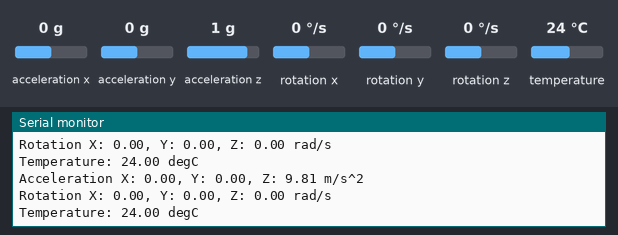
A sketch run on a simulated Arduino Leonardo, built with avr-gcc and run on an emulated ATmega32U4. On the bench: the last lines printed to the serial monitor. The test bench sets the inputs (shaded band); at power-on: acceleration x 0 g, acceleration y 0 g, acceleration z 1 g, rotation x 0 °/s, rotation y 0 °/s, rotation z 0 °/s, temperature 24 °C.

Above: at 1.3 s.
1.4 s: acceleration x set to -1.4 g
At 2.1 s:
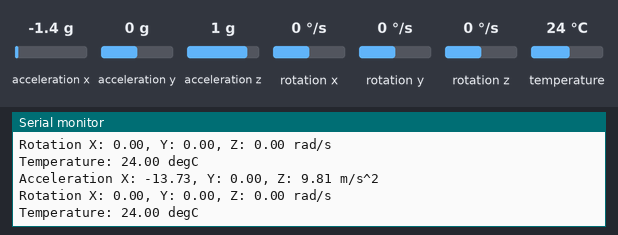
2.9 s: acceleration y set to -1.4 g
At 3.6 s:
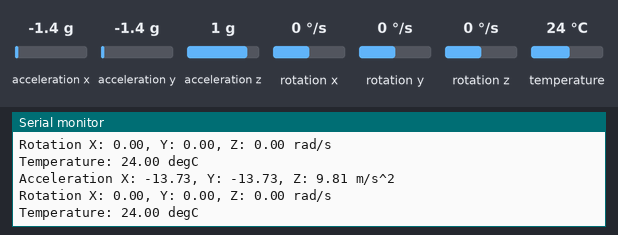
4.4 s: acceleration z set to -1.4 g
At 5.1 s:
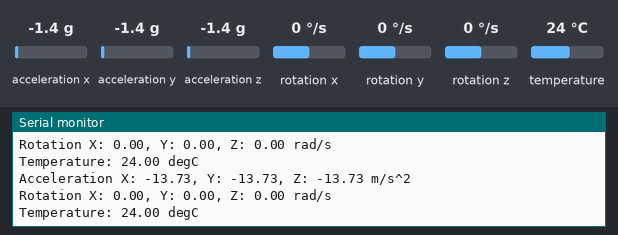
5.9 s: rotation x set to -192 °/s
At 6.6 s:
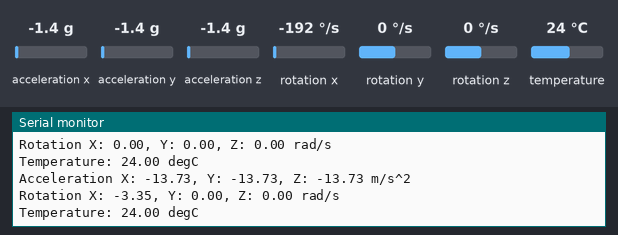
7.4 s: rotation y set to -192 °/s
At 8.1 s:
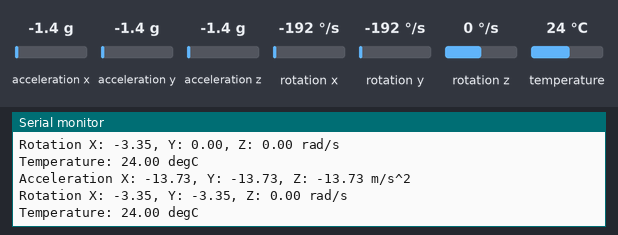

Measured:
- after the input at 1.4 s, the serial monitor: prints a new line after 0.24 s (image 1)
- after the input at 2.9 s, the serial monitor: prints a new line after 0.26 s (image 2)
- after the input at 4.4 s, the serial monitor: prints a new line after 0.28 s (image 3)
- after the input at 5.9 s, the serial monitor: prints a new line after 0.31 s (image 4)
- after the input at 7.4 s, the serial monitor: prints a new line after 0.33 s (image 5)

The sketch:

ESP32_MPU6050_Basic_Readings.ino
```cpp
// Basic demo for accelerometer readings from Adafruit MPU6050

#include <Adafruit_MPU6050.h>
#include <Adafruit_Sensor.h>
#include <Wire.h>

Adafruit_MPU6050 mpu;

void setup(void) {
  Serial.begin(115200);
  while (!Serial)
    delay(10); // will pause Zero, Leonardo, etc until serial console opens

  Serial.println("Adafruit MPU6050 test!");

  // Try to initialize!
  while (!mpu.begin()) {
    Serial.println("Failed to find MPU6050 chip");
    delay(10);
  }
  Serial.println("MPU6050 Found!");

  mpu.setAccelerometerRange(MPU6050_RANGE_8_G);
  Serial.print("Accelerometer range set to: ");
  switch (mpu.getAccelerometerRange()) {
  case MPU6050_RANGE_2_G:
    Serial.println("+-2G");
    break;
  case MPU6050_RANGE_4_G:
    Serial.println("+-4G");
    break;
  case MPU6050_RANGE_8_G:
    Serial.println("+-8G");
    break;
  case MPU6050_RANGE_16_G:
    Serial.println("+-16G");
    break;
  }
  mpu.setGyroRange(MPU6050_RANGE_500_DEG);
  Serial.print("Gyro range set to: ");
  switch (mpu.getGyroRange()) {
  case MPU6050_RANGE_250_DEG:
    Serial.println("+- 250 deg/s");
    break;
  case MPU6050_RANGE_500_DEG:
    Serial.println("+- 500 deg/s");
    break;
  case MPU6050_RANGE_1000_DEG:
    Serial.println("+- 1000 deg/s");
    break;
  case MPU6050_RANGE_2000_DEG:
    Serial.println("+- 2000 deg/s");
    break;
  }

  mpu.setFilterBandwidth(MPU6050_BAND_21_HZ);
  Serial.print("Filter bandwidth set to: ");
  switch (mpu.getFilterBandwidth()) {
  case MPU6050_BAND_260_HZ:
    Serial.println("260 Hz");
    break;
  case MPU6050_BAND_184_HZ:
    Serial.println("184 Hz");
    break;
  case MPU6050_BAND_94_HZ:
    Serial.println("94 Hz");
    break;
  case MPU6050_BAND_44_HZ:
    Serial.println("44 Hz");
    break;
  case MPU6050_BAND_21_HZ:
    Serial.println("21 Hz");
    break;
  case MPU6050_BAND_10_HZ:
    Serial.println("10 Hz");
    break;
  case MPU6050_BAND_5_HZ:
    Serial.println("5 Hz");
    break;
  }

  Serial.println("");
  delay(100);
}

void loop() {

  /* Get new sensor events with the readings */
  sensors_event_t a, g, temp;
  mpu.getEvent(&a, &g, &temp);

  /* Print out the values */
  Serial.print("Acceleration X: ");
  Serial.print(a.acceleration.x);
  Serial.print(", Y: ");
  Serial.print(a.acceleration.y);
  Serial.print(", Z: ");
  Serial.print(a.acceleration.z);
  Serial.println(" m/s^2");

  Serial.print("Rotation X: ");
  Serial.print(g.gyro.x);
  Serial.print(", Y: ");
  Serial.print(g.gyro.y);
  Serial.print(", Z: ");
  Serial.print(g.gyro.z);
  Serial.println(" rad/s");

  Serial.print("Temperature: ");
  Serial.print(temp.temperature);
  Serial.println(" degC");

  Serial.println("");
  delay(500);
}
```
